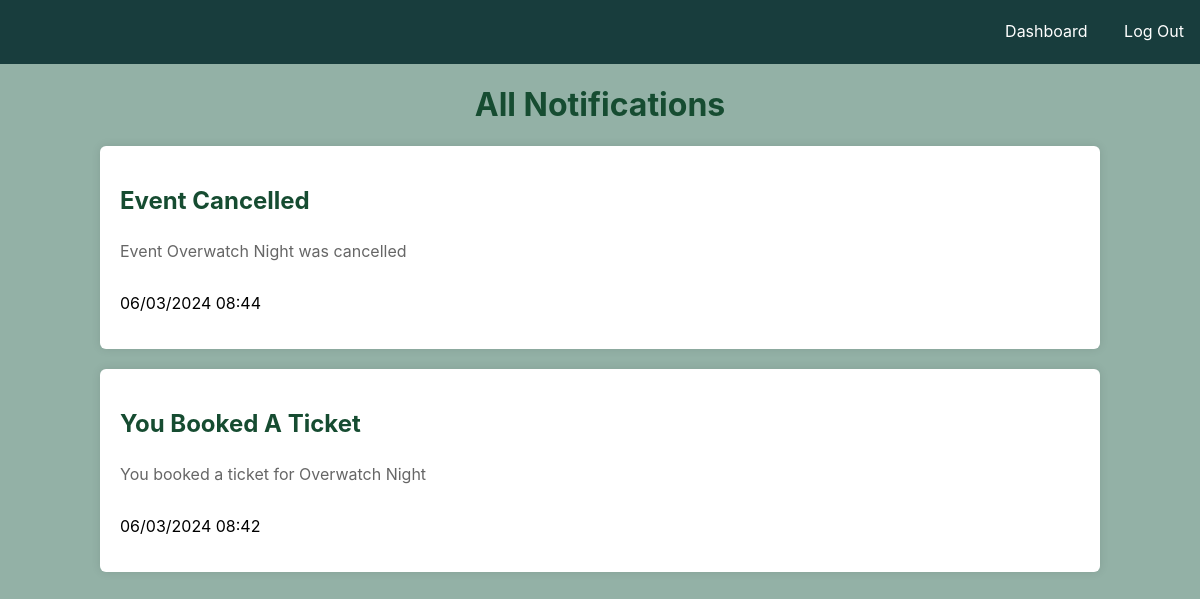
The app's page /dashboard/notifications (signed in) with its own data.
### content/models.py (models this page shows, shortened)
class Notification(db.Model):
    __tablename__ = "notification"
    id = db.Column(db.Integer, primary_key=True)
    sent_at = db.Column(db.DateTime, nullable=False, default=datetime.now)
    title = db.Column(db.Text)
    description = db.Column(db.Text)
    user_id = db.Column(db.Integer, db.ForeignKey('user.id'))
    user = db.relationship('User', back_populates='notifications')
    def format_sent_at(self):
        return self.sent_at.strftime('%d/%m/%Y %H:%M')

### eventbyte.py (the view)
@app.route('/dashboard/notifications', methods=['GET','POST'])
@login_required
def notifications():
   if request.method == 'GET':
      try:
         notifications = Notification.query.filter_by(
            user_id = current_user.get_id()
            ).order_by(Notification.sent_at.desc()).all()
         return render_template('pages/notifications.html', notifications = notifications)
      except Exception as e:
         print(f"Error fetching notifications for user {current_user.get_id()}")
         print(e)
         flash("Error retrieving your notifications", "error")
         return redirect(url_for('all_events'))

### content/models.py (called while the page is built)
    def get_id(self):
        return str(self.id)

### eventbyte.py (called while the page is built)
@login_manager.user_loader
def load_user(user_id):
   return User.query.get(int(user_id))

### templates/pages/notifications.html (shortened to what this page needs)
{% extends 'components/base.html' %}
{% block css %}
<link rel="stylesheet" href="/static/css/components/card.css" type="text/css">
<link rel="stylesheet" href="/static/css/pages/notifications.css" type="text/css">
{% endblock %}
{% block navbar %}
    {% include 'components/dashnav.html' %}
{% endblock %}
{% block content %}
<main>
    <h1 id="all-notifications"> All Notifications </h1>
    <section class="notifications">
        {% for notification in notifications %}
            <div id="{{ notification.id }}" class="card-container">
                <div class="card-content">
                    <div class="card-header">
                        <h2 class="card-name">{{ notification.title }}</h2>
                    </div>
                    <div class="card-description">
                        <p>{{ notification.description }}</p>
                    </div>
                    <div class="card-footer">
                        <p>{{ notification.format_sent_at() }}</p>
                    </div>
                </div>
            </div>
        {% endfor %}
    </section>
</main>
{% endblock %}

### static/css/pages/base_styles.css (style rules this page uses)
body { background-color: #93B1A6 ; font-family: Inter, system-ui, Avenir, Helvetica, Arial, sans-serif; margin: 0; padding: 0; }
h1, h2 { color: #164c31; }

### static/css/components/card.css (style rules this page uses)
.card-container { background-color: white; border-radius: 6px; box-shadow: 0px 0px 10px rgba(0, 0, 0, 0.1); margin-bottom: 20px; width: 1000px; height: auto; }
.card-header { display: flex; flex-direction: row; }
.card-content { padding: 20px; }
.card-name { font-size: 24px; margin-bottom: 10px; }
.card-description { margin-top: 15px; color: #666; }
.card-footer { display: flex; flex-direction: column; }

### static/css/pages/notifications.css (style rules this page uses)
.notifications { display: flex; height: 100%; flex-direction: column; align-items: center; }
main h1 { text-align: center; }

### records on screen
Notification: title "Event Cancelled", description "Event Overwatch Night was cancelled", format_sent_at "06/03/2024 08:44"
Notification: title "You Booked A Ticket", description "You booked a ticket for Overwatch Night", format_sent_at "06/03/2024 08:42"
